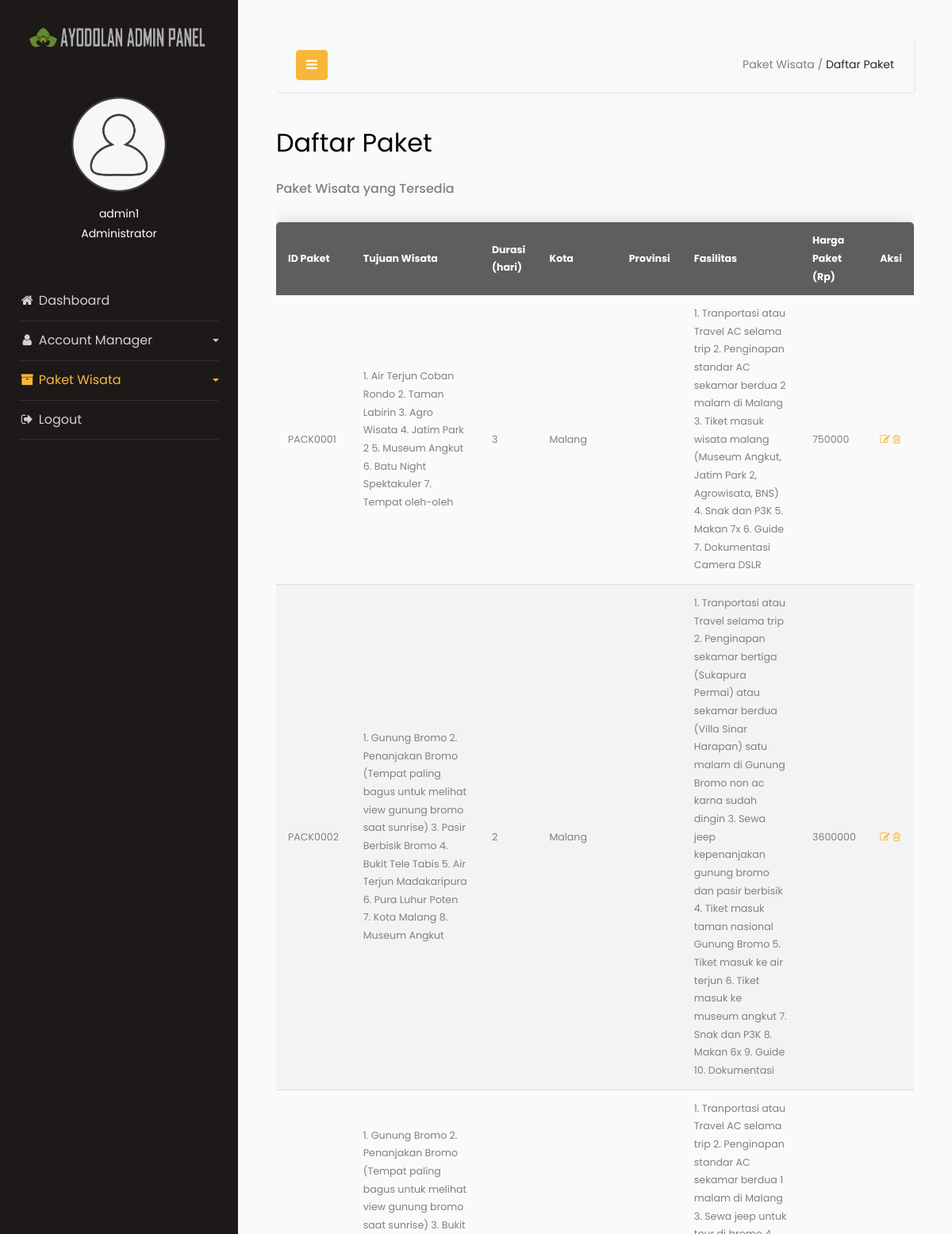
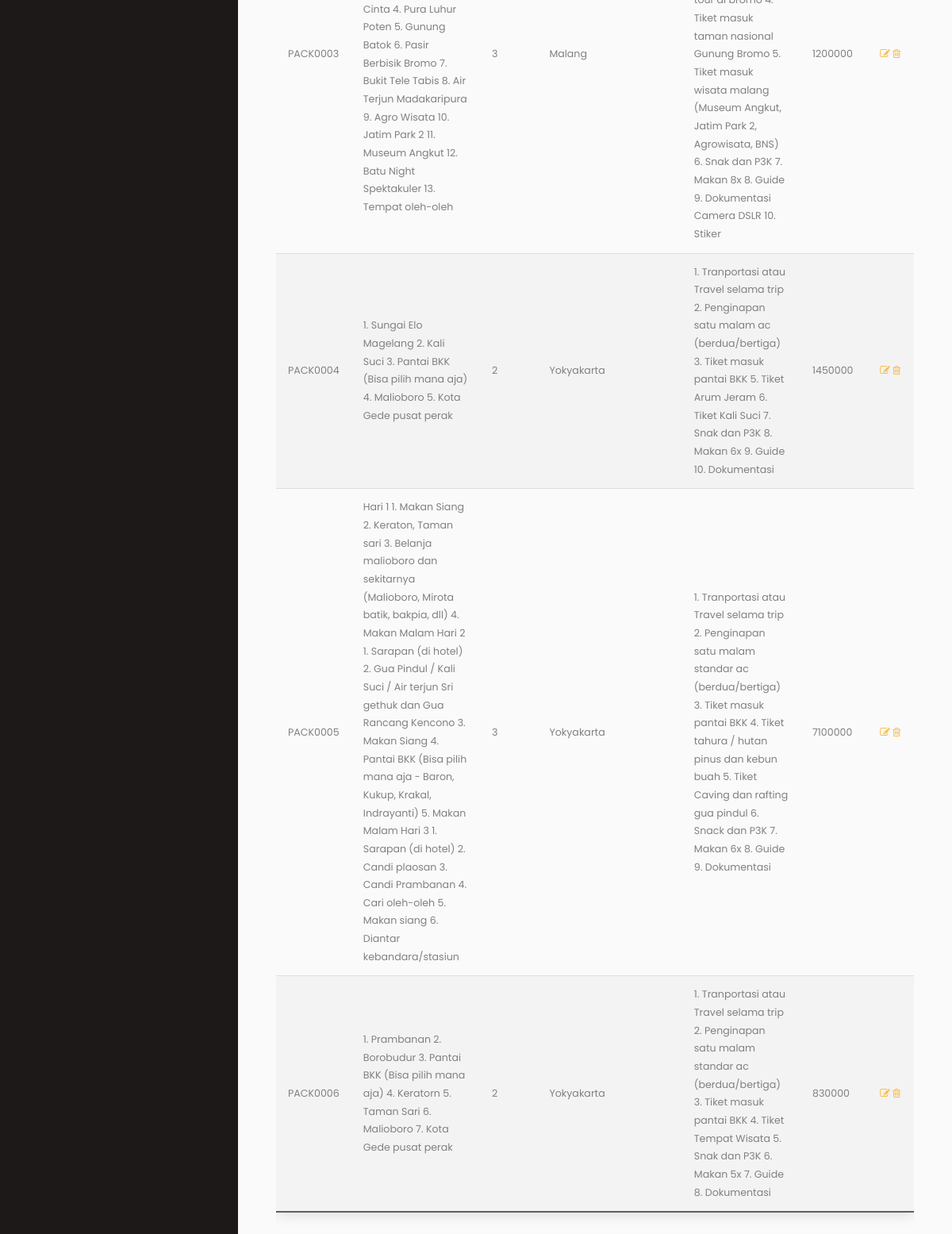
/Admin/ayodolan-admin/daftar-paket.php, run on the app's committed database (2 pictures, top to bottom).
### tables this page shows
CREATE TABLE `paket_wisata` (
  `id_paket` varchar(12) NOT NULL,
  `id_pemesanan` int(12) DEFAULT NULL,
  `nama_paket` varchar(40) NOT NULL,
  `idDetail_paket` varchar(20) DEFAULT NULL,
  `harga_paket` int(8) NOT NULL,
  `gambar` varchar(250) NOT NULL
);

CREATE TABLE `detail_paket` (
  `id_paket` varchar(12) DEFAULT NULL,
  `id_pemesanan` int(12) DEFAULT NULL,
  `idDetail_paket` varchar(20) NOT NULL,
  `lokasi` text NOT NULL,
  `durasi` int(2) DEFAULT NULL,
  `kota` varchar(30) DEFAULT NULL,
  `provinsi` varchar(20) DEFAULT NULL,
  `fasilitas` text DEFAULT NULL
);

### Admin/ayodolan-admin/daftar-paket.php (the view, shortened to what this page needs)
<!doctype html>
<html lang="en">
  <head>
		<link rel="stylesheet" href="https://stackpath.bootstrapcdn.com/font-awesome/4.7.0/css/font-awesome.min.css">
    <link rel="stylesheet" href="css/style.css">
  </head>
  <body>
		<div class="wrapper d-flex align-items-stretch">
			<nav id="sidebar">
        <div class="logo-brand" style="text-align: center; padding-top: 20px;">
            <a href="index.php"><img src="images/branding-logo.png" alt="Logo" style="opacity: .8; width: 85%;"></a>
        </div>
				<div class="p-4 pt-5">
          <div class="user">
            <a href="" class="img logo rounded-circle mb-5" style="background-image: url(images/user-2-icon.png); margin-bottom: 0px !important;"></a>
          </div>
          <div class="user" style="padding-top: 15px;">
            <p align="center">
              admin1<br>
              Administrator
            </p>
          </div>
	        <ul class="list-unstyled components mb-5" style="margin-top: 3rem !important;">
	          <li>
	            <a href="index.php"><i class="fa fa-fw fa-home"></i> Dashboard</a>
	          </li>
	          <li>
              <a href="#pageSubmenu" data-toggle="collapse" aria-expanded="false" class="dropdown-toggle">
                <i class="fa fa-fw fa-user"></i> Account Manager
              </a>
	          </li>
	          <li class="active">
              <a href="#homeSubmenu" data-toggle="collapse" aria-expanded="false" class="dropdown-toggle">
                <i class="fa fa-fw fa-archive"></i> Paket Wisata
              </a>
	          </li>
	          <li>
              <a href="#"><i class="fa fa-fw fa-sign-out"></i> Logout</a>
	          </li>
	        </ul>
	      </div>
    	</nav>
      <div id="content" class="p-4 p-md-5">
        <nav class="navbar navbar-expand-lg navbar-light bg-light">
          <div class="container-fluid">
            <button type="button" id="sidebarCollapse" class="btn btn-primary">
              <i class="fa fa-bars"></i>
            </button>
            <div class="collapse navbar-collapse" id="navbarSupportedContent">
              <ul class="nav navbar-nav ml-auto">
                <li class="nav-item active">
                  <a>Paket Wisata / </a>
                  <a href="daftar-paket.php" style="color: #292929;">Daftar Paket</a>
                </li>
              </ul>
            </div>
          </div>
        </nav>
        <h2 class="mb-4">Daftar Paket</h2>
          <h6>Paket Wisata yang Tersedia</h6>
            <?php
              require('config.php');
              $sql = "SELECT * FROM paket_wisata JOIN detail_paket USING (idDetail_paket)";
              $result = mysqli_query($conn, $sql);
              if($result->num_rows > 0) {
                  echo "<div style='overflow-x:auto;'><table class='content-table'>
                  <thead>
                    <tr>
                      <th>ID Paket</th>
                      <th>Tujuan Wisata</th>
                      <th>Durasi (hari)</th>
                      <th>Kota</th>
                      <th>Provinsi</th>
                      <th>Fasilitas</th>
                      <th>Harga Paket (Rp)</th>
                      <th>Aksi</th>
                    </tr>
                  </thead>";
                  while($row = $result -> fetch_assoc()){
                      echo "<tr><td>" . $row["id_paket"]. "</td>
                      <td>" . $row["lokasi"]. "</td>
                      <td>" . $row["durasi"]. "</td>
                      <td>" . $row["kota"]. "</td>
                      <td>" . $row["provinsi"]. "</td>
                      <td>" . $row["fasilitas"]. "</td>
                      <td>" . $row["harga_paket"]. "</td>
                      <td>
                      <a href='edit.php?target=".$row["id_paket"]."'> <i class='fa fa-pencil-square-o'></i>
                      <a href=hapus.php?id=".$row["id_paket"]." onclick=\"return confirm('Apakah anda yakin untuk menghapus?')\"><i class='fa fa-trash-o'></i></a>
                      </td>
                  </tr>";
                    }
                  echo "</table></div>";
              } else {
                  echo "Tidak ada data";
              }
            ?>
      </div>
		</div>
  </body>
</html>

### data on the page
paket_wisata: idDetail_paket.id_paket "PACK0001", idDetail_paket.lokasi "1. Air Terjun Coban Rondo 2. Taman Labirin 3. Agro Wisata 4. Jatim Park 2 5. Museum Angkut 6. Batu Night Spektakuler 7. Tempat oleh-oleh", idDetail_paket.durasi "3", idDetail_paket.kota "Malang", idDetail_paket.fasilitas "1. Tranportasi atau Travel AC selama trip 2. Penginapan standar AC sekamar berdua 2 malam di Malang 3. Tiket masuk wisata malang (Museum Angkut, Jatim Park 2, Agrowisata, BNS) 4. Snak dan P3K 5. Makan 7x 6. Guide 7. Dokumentasi Camera DSLR", harga_paket "750000"
paket_wisata: idDetail_paket.id_paket "PACK0002", idDetail_paket.lokasi "1. Gunung Bromo 2. Penanjakan Bromo (Tempat paling bagus untuk melihat view gunung bromo saat sunrise) 3. Pasir Berbisik Bromo 4. Bukit Tele Tabis 5. Air Terjun Madakaripura 6. Pura Luhur Poten 7. Kota Malang 8. Museum Angkut", idDetail_paket.durasi "2", idDetail_paket.kota "Malang", idDetail_paket.fasilitas "1. Tranportasi atau Travel selama trip 2. Penginapan sekamar bertiga (Sukapura Permai) atau sekamar berdua (Villa Sinar Harapan) satu malam di Gunung Bromo non ac karna sudah dingin 3. Sewa jeep kepenanjakan gunung bromo dan pasir berbisik 4. Tiket masuk taman nasional Gunung Bromo 5. Tiket masuk ke air terjun 6. Tiket masuk ke museum angkut 7. Snak dan P3K 8. Makan 6x 9. Guide 10. Dokumentasi", harga_paket "3600000"
paket_wisata: idDetail_paket.id_paket "PACK0003", idDetail_paket.lokasi "1. Gunung Bromo 2. Penanjakan Bromo (Tempat paling bagus untuk melihat view gunung bromo saat sunrise) 3. Bukit Cinta 4. Pura Luhur Poten 5. Gunung Batok 6. Pasir Berbisik Bromo 7. Bukit Tele Tabis 8. Air Terjun Madakaripura 9. Agro Wisata 10. Jatim Park 2 11. Museum Angkut 12. Batu Night Spektakuler 13. Tempat oleh-oleh", idDetail_paket.durasi "3", idDetail_paket.kota "Malang", idDetail_paket.fasilitas "1. Tranportasi atau Travel AC selama trip 2. Penginapan standar AC sekamar berdua 1 malam di Malang 3. Sewa jeep untuk tour di bromo 4. Tiket masuk taman nasional Gunung Bromo 5. Tiket masuk wisata malang (Museum Angkut, Jatim Park 2, Agrowisata, BNS) 6. Snak dan P3K 7. Makan 8x 8. Guide 9. Dokumentasi Camera DSLR 10. Stiker", harga_paket "1200000"
paket_wisata: idDetail_paket.id_paket "PACK0004", idDetail_paket.lokasi "1. Sungai Elo Magelang 2. Kali Suci 3. Pantai BKK (Bisa pilih mana aja) 4. Malioboro 5. Kota Gede pusat perak", idDetail_paket.durasi "2", idDetail_paket.kota "Yokyakarta", idDetail_paket.fasilitas "1. Tranportasi atau Travel selama trip 2. Penginapan satu malam ac (berdua/bertiga) 3. Tiket masuk pantai BKK 5. Tiket Arum Jeram 6. Tiket Kali Suci 7. Snak dan P3K 8. Makan 6x 9. Guide 10. Dokumentasi", harga_paket "1450000"
paket_wisata: idDetail_paket.id_paket "PACK0005", idDetail_paket.lokasi "Hari 1 1. Makan Siang 2. Keraton, Taman sari 3. Belanja malioboro dan sekitarnya (Malioboro, Mirota batik, bakpia, dll) 4. Makan Malam Hari 2 1. Sarapan (di hotel) 2. Gua Pindul / Kali Suci / Air terjun Sri gethuk dan Gua Rancang Kencono 3. Makan Siang 4. Pantai BKK (Bisa pilih mana aja - Baron, Kukup, Krakal, Indrayanti) 5. Makan Malam Hari 3 1. Sarapan (di hotel) 2. Candi plaosan 3. Candi Prambanan 4. Cari oleh-oleh 5. Makan siang 6. Diantar kebandara/stasiun", idDetail_paket.durasi "3", idDetail_paket.kota "Yokyakarta", idDetail_paket.fasilitas "1. Tranportasi atau Travel selama trip 2. Penginapan satu malam standar ac (berdua/bertiga) 3. Tiket masuk pantai BKK 4. Tiket tahura / hutan pinus dan kebun buah 5. Tiket Caving dan rafting gua pindul 6. Snack dan P3K 7. Makan 6x 8. Guide 9. Dokumentasi", harga_paket "7100000"
paket_wisata: idDetail_paket.id_paket "PACK0006", idDetail_paket.lokasi "1. Prambanan 2. Borobudur 3. Pantai BKK (Bisa pilih mana aja) 4. Keratorn 5. Taman Sari 6. Malioboro 7. Kota Gede pusat perak", idDetail_paket.durasi "2", idDetail_paket.kota "Yokyakarta", idDetail_paket.fasilitas "1. Tranportasi atau Travel selama trip 2. Penginapan satu malam standar ac (berdua/bertiga) 3. Tiket masuk pantai BKK 4. Tiket Tempat Wisata 5. Snak dan P3K 6. Makan 5x 7. Guide 8. Dokumentasi", harga_paket "830000"
